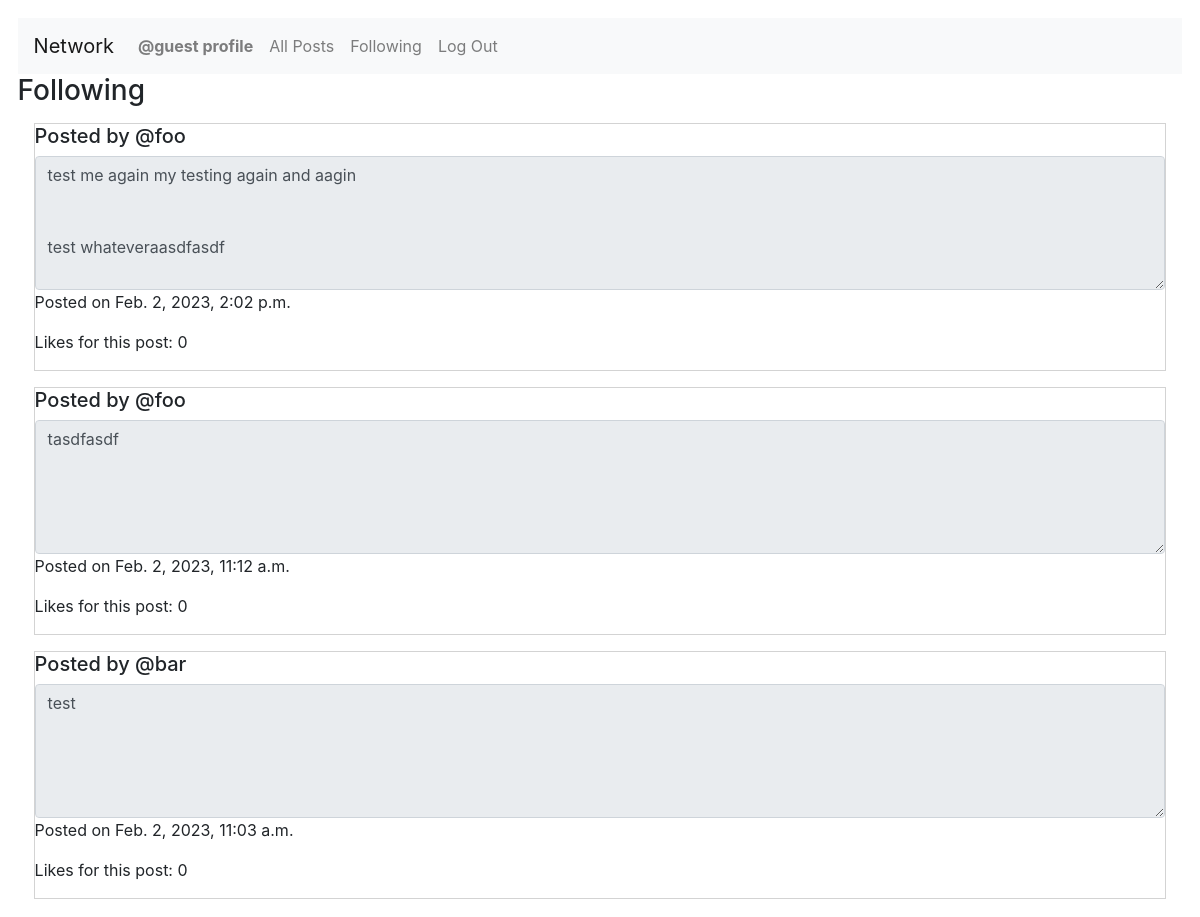
Page /following (signed in) on the earlier database version.
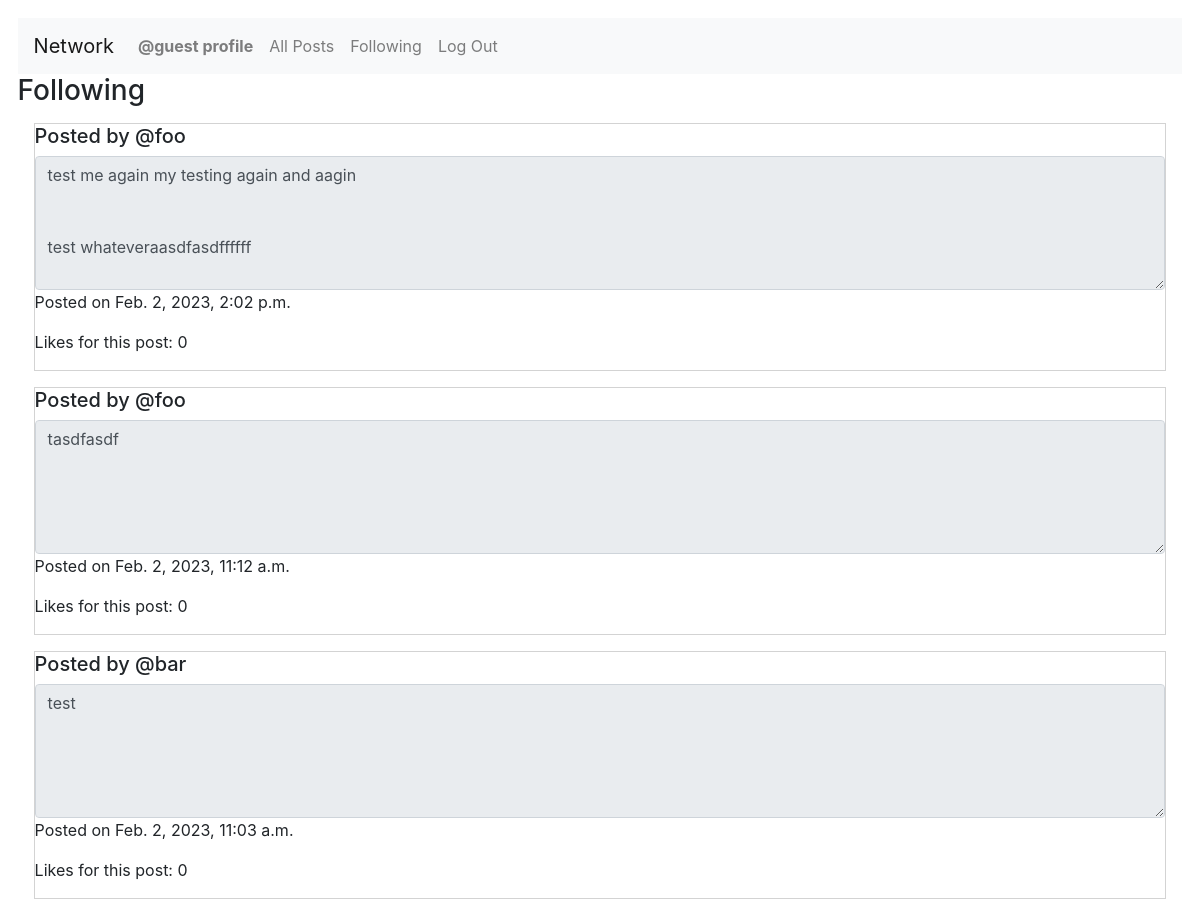
Same page on the later database version.
### network/models.py (models this page shows, shortened)
class Posts(models.Model):
    creator = models.ForeignKey(
        User, on_delete=models.PROTECT, related_name="get_creator_listings", blank=False)
    content = models.TextField(max_length=600)
    createdDate = models.DateTimeField(auto_now_add=True)
    numberLikes = models.IntegerField(blank=True, default=0)

class User(AbstractUser):
    pass
    def __str__(self) -> str:
        return f"User Name: {self.username} - User ID: {self.id}"

### network/views.py (the view)
# urls.py: path("following", views.getFollowing, name="getFollowing"),
@csrf_exempt
@login_required
def getFollowing(request):
    print("In getFollowing")
    user = request.user
    print(user)
    user_id = request.user.id
    user_name = request.user.username
    try:
        currentOBJ = Follow.objects.get(id=user_id)
        displayNothing = False
    except Follow.DoesNotExist:
        print("This user follows no one!")
        displayNothing = True
    if displayNothing != True:
        following = currentOBJ.following.all()
        qs = following.order_by().values('id')
        qs = list(qs)
        emptyQueryset = Posts.objects.filter(creator=0)
        for dic in qs:
            for val in dic.values():
                print(val)
                listings = Posts.objects.filter(creator=val)
                UserObject = User.objects.filter(id=val)
                if emptyQueryset.exists():
                    newQueryset = newQueryset | listings
                else:
                    newQueryset = emptyQueryset | listings
                    emptyQueryset = newQueryset
        PostsByDate = newQueryset.order_by('-createdDate')
        return render(request, "network/following.html", {"listings": PostsByDate, "UserObject": UserObject, "displayNothing": displayNothing,})
    else:
        return render(request, "network/following.html", {"displayNothing": displayNothing})

### network/templates/network/following.html (shortened to what this page needs)
{% extends "network/layout.html" %}
{% block body %}
<h3>Following</h3>
{% for list in listings %}
<div id="followingPostings">
    <div class="post">
        <h5 class="creator">Posted by {{list.creator.username}}</h5><textarea class="form-control content"
            id="readonlyContent" rows="5" readonly="true">{{list.content}}</textarea>
        <p class="timestamp">Posted on {{list.createdDate}}</p>
        <p class="numberLikes">Likes for this post: {{list.numberLikes}}</p>
    </div>
</div>
{% endfor %}
{% endblock %}

Differences in the rows shown:
changed Posts: content "test me again my testing again and aagin test whateveraasdfasdf" → "test me again my testing again and aagin test whateveraasdfasdffffff"
